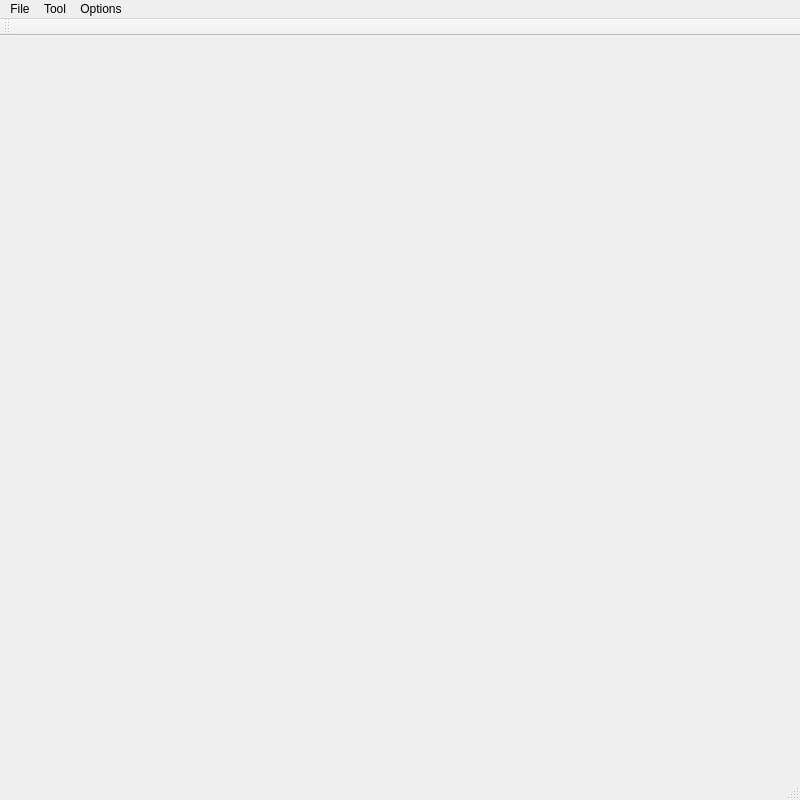
<?xml version="1.0" encoding="UTF-8"?>
<ui version="4.0">
 <class>MainWindowClass</class>
 <widget class="QMainWindow" name="MainWindowClass">
  <property name="geometry">
   <rect>
    <x>0</x>
    <y>0</y>
    <width>800</width>
    <height>800</height>
   </rect>
  </property>
  <property name="windowTitle">
   <string>Mechanical Design</string>
  </property>
  <widget class="QWidget" name="centralWidget"/>
  <widget class="QMenuBar" name="menuBar">
   <property name="geometry">
    <rect>
     <x>0</x>
     <y>0</y>
     <width>800</width>
     <height>21</height>
    </rect>
   </property>
   <widget class="QMenu" name="menuFile">
    <property name="title">
     <string>File</string>
    </property>
    <addaction name="actionOpen"/>
    <addaction name="actionSave"/>
    <addaction name="separator"/>
    <addaction name="actionExit"/>
   </widget>
   <widget class="QMenu" name="menuTool">
    <property name="title">
     <string>Tool</string>
    </property>
    <addaction name="actionRun"/>
    <addaction name="actionStop"/>
   </widget>
   <widget class="QMenu" name="menuOptions">
    <property name="title">
     <string>Options</string>
    </property>
    <addaction name="actionShowAll"/>
    <addaction name="separator"/>
    <addaction name="actionShowAssemblies"/>
    <addaction name="actionShowLinks"/>
    <addaction name="actionShowBodies"/>
   </widget>
   <addaction name="menuFile"/>
   <addaction name="menuTool"/>
   <addaction name="menuOptions"/>
  </widget>
  <widget class="QToolBar" name="mainToolBar">
   <attribute name="toolBarArea">
    <enum>TopToolBarArea</enum>
   </attribute>
   <attribute name="toolBarBreak">
    <bool>false</bool>
   </attribute>
  </widget>
  <widget class="QStatusBar" name="statusBar"/>
  <action name="actionExit">
   <property name="text">
    <string>Exit</string>
   </property>
  </action>
  <action name="actionRun">
   <property name="text">
    <string>Run</string>
   </property>
  </action>
  <action name="actionStop">
   <property name="text">
    <string>Stop</string>
   </property>
  </action>
  <action name="actionShowAssemblies">
   <property name="checkable">
    <bool>true</bool>
   </property>
   <property name="text">
    <string>Show Assemblies</string>
   </property>
  </action>
  <action name="actionShowAll">
   <property name="text">
    <string>Show All</string>
   </property>
  </action>
  <action name="actionShowLinks">
   <property name="checkable">
    <bool>true</bool>
   </property>
   <property name="text">
    <string>Show Links</string>
   </property>
  </action>
  <action name="actionShowBodies">
   <property name="checkable">
    <bool>true</bool>
   </property>
   <property name="text">
    <string>Show Bodies</string>
   </property>
  </action>
  <action name="actionOpen">
   <property name="text">
    <string>Open</string>
   </property>
   <property name="shortcut">
    <string>Ctrl+O</string>
   </property>
  </action>
  <action name="actionSave">
   <property name="text">
    <string>Save</string>
   </property>
   <property name="shortcut">
    <string>Ctrl+S</string>
   </property>
  </action>
 </widget>
 <layoutdefault spacing="6" margin="11"/>
 <resources>
  <include location="MainWindow.qrc"/>
 </resources>
 <connections/>
</ui>
